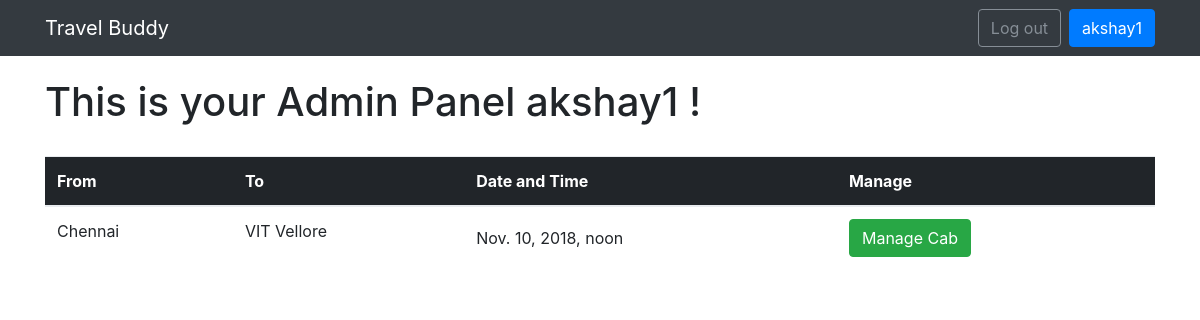
Page /akshay1/cab_admin_panel/ (signed in) on the committed database.
### cabshare/models.py (models this page shows)
class Cab(models.Model):
    source = models.CharField(max_length=20)
    destination = models.CharField(max_length=20)
    dep_date_time = models.DateTimeField()
    size = models.IntegerField()
    cab_admin = models.ForeignKey(User, related_name='cab_admin',on_delete = models.CASCADE)
    created_at = models.DateTimeField(auto_now_add=True)

### cabshare/views.py (the view)
# urls.py: url(r'^(?P<username>[\w.@+-]+)/cab_admin_panel/$', views.cab_admin_panel, name='cab_admin_panel'),
@login_required(login_url='/login')
def cab_admin_panel(request, username):
    user = get_object_or_404(User, username=username)
    cabs = list(Cab.objects.filter(cab_admin=user))
    return render(request, 'cab_admin_panel.html', {'User': user,'cabs': cabs})

### templates/cab_admin_panel.html
{% extends "base.html" %}
{% block content %}
<br>
<div class="container">
        <h1>This is your Admin Panel {{ User.username }} !</h1>
</div>
<br>
<div class="container">
<table class="table">
    <thead class="thead-inverse">
    <tr>
        <th>From</th>
        <th>To</th>
        <th>Date and Time</th>
        <th>Manage</th>
    </tr>
    </thead>
    <tbody>
    {% for cab in cabs %}
        <tr>
        <td> {{ cab.source }} </td>
        <td> {{ cab.destination }} </td>
        <td class="align-middle"> {{ cab.dep_date_time }} </td>
        <td class="align-middle"> <a href="{% url 'manage_cab' pk=cab.pk username=User.username %}"><button class="btn btn-success">Manage Cab</button></a></td>
        </tr>
    {% endfor %}
    </tbody>
</table>
</div>
{% endblock %}

### templates/base.html (shortened to what this page needs)
{% load static %}<!DOCTYPE html>
<html>
  <head>
    <link rel="stylesheet" href="{% static 'css/bootstrap.min.css' %}">
  </head>
  <body>
    <nav class="navbar navbar-expand-lg navbar-dark bg-dark">
      <div class="container">
        <a class="navbar-brand" href="{% url 'view_cabs' %}">Travel Buddy</a>
          <div class="" id="mainMenu">
              {% if user.is_authenticated %}
                <form class="form-inline ml-auto">
                  <a href="{% url 'logout' %}" class="btn btn-outline-secondary">Log out</a>
                  <a href="#" class="btn btn-primary ml-2">{{ user.username }}</a>
                </form>
              {% else %}
                <form class="form-inline ml-auto">
                  <a href="{% url 'login' %}" class="btn btn-outline-secondary">Log in</a>
                  <a href="{% url 'signup' %}" class="btn btn-primary ml-2">Sign up</a>
                </form>
              {% endif %}
            </div>
      </div>
    </nav>
      {% block content %}
      {% endblock %}
  </body>
</html>

### rows in the picture
Cab: source "Chennai", destination "VIT Vellore", dep_date_time "Nov. 10, 2018, noon"

### other values in the picture
{{ user.username }} "akshay1"
{{ User.username }} "akshay1"
